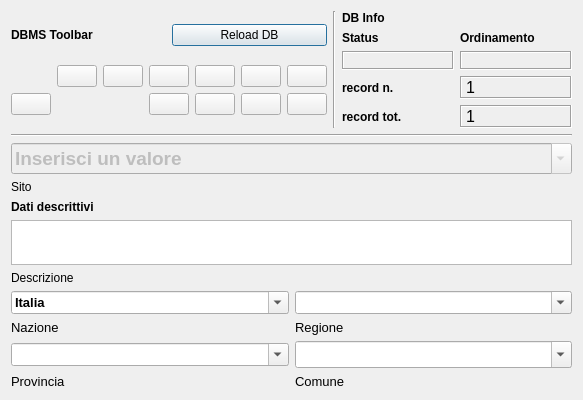
<?xml version="1.0" encoding="UTF-8"?>
<ui version="4.0">
 <class>Dialog</class>
 <widget class="QDialog" name="Dialog">
  <property name="geometry">
   <rect>
    <x>0</x>
    <y>0</y>
    <width>583</width>
    <height>400</height>
   </rect>
  </property>
  <property name="minimumSize">
   <size>
    <width>540</width>
    <height>400</height>
   </size>
  </property>
  <property name="windowTitle">
   <string>pyArchInit Gestione Scavi - Scheda Sito</string>
  </property>
  <property name="windowIcon">
   <iconset>
    <normaloff>:/images/iconSite.png</normaloff>:/images/iconSite.png</iconset>
  </property>
  <layout class="QGridLayout" name="gridLayout_7">
   <item row="0" column="0">
    <layout class="QVBoxLayout" name="verticalLayout_2">
     <item>
      <layout class="QHBoxLayout" name="horizontalLayout">
       <item>
        <layout class="QGridLayout" name="gridLayout_2">
         <item row="0" column="0">
          <widget class="QLabel" name="label_29">
           <property name="font">
            <font>
             <weight>75</weight>
             <bold>true</bold>
            </font>
           </property>
           <property name="text">
            <string>DBMS Toolbar</string>
           </property>
          </widget>
         </item>
         <item row="0" column="1">
          <widget class="QPushButton" name="pushButton_connect">
           <property name="text">
            <string>Reload DB</string>
           </property>
          </widget>
         </item>
         <item row="1" column="0" colspan="2">
          <layout class="QGridLayout" name="gridLayout">
           <item row="0" column="5">
            <widget class="QPushButton" name="pushButton_first_rec">
             <property name="toolTip">
              <string>First rec</string>
             </property>
             <property name="text">
              <string/>
             </property>
             <property name="icon">
              <iconset>
               <normaloff>:/images/5_leftArrows.png</normaloff>:/images/5_leftArrows.png</iconset>
             </property>
            </widget>
           </item>
           <item row="0" column="6">
            <widget class="QPushButton" name="pushButton_next_rec">
             <property name="toolTip">
              <string>Next rec</string>
             </property>
             <property name="text">
              <string/>
             </property>
             <property name="icon">
              <iconset>
               <normaloff>:/images/6_rightArrow.png</normaloff>:/images/6_rightArrow.png</iconset>
             </property>
            </widget>
           </item>
           <item row="0" column="7">
            <widget class="QPushButton" name="pushButton_last_rec">
             <property name="toolTip">
              <string>Last rec</string>
             </property>
             <property name="text">
              <string/>
             </property>
             <property name="icon">
              <iconset>
               <normaloff>:/images/7_rightArrows.png</normaloff>:/images/7_rightArrows.png</iconset>
             </property>
            </widget>
           </item>
           <item row="0" column="8">
            <widget class="QPushButton" name="pushButton_new_rec">
             <property name="font">
              <font>
               <pointsize>9</pointsize>
              </font>
             </property>
             <property name="toolTip">
              <string>New record</string>
             </property>
             <property name="text">
              <string/>
             </property>
             <property name="icon">
              <iconset>
               <normaloff>:/images/newrec.png</normaloff>:/images/newrec.png</iconset>
             </property>
            </widget>
           </item>
           <item row="0" column="9">
            <widget class="QPushButton" name="pushButton_save">
             <property name="font">
              <font>
               <pointsize>9</pointsize>
              </font>
             </property>
             <property name="toolTip">
              <string>Save</string>
             </property>
             <property name="text">
              <string/>
             </property>
             <property name="icon">
              <iconset>
               <normaloff>:/images/b_save.png</normaloff>:/images/b_save.png</iconset>
             </property>
             <property name="autoDefault">
              <bool>false</bool>
             </property>
            </widget>
           </item>
           <item row="1" column="6">
            <widget class="QPushButton" name="pushButton_new_search">
             <property name="font">
              <font>
               <pointsize>9</pointsize>
              </font>
             </property>
             <property name="toolTip">
              <string>new search</string>
             </property>
             <property name="text">
              <string/>
             </property>
             <property name="icon">
              <iconset>
               <normaloff>:/images/new_search.png</normaloff>:/images/new_search.png</iconset>
             </property>
            </widget>
           </item>
           <item row="1" column="7">
            <widget class="QPushButton" name="pushButton_search_go">
             <property name="font">
              <font>
               <pointsize>9</pointsize>
              </font>
             </property>
             <property name="toolTip">
              <string>search !!!</string>
             </property>
             <property name="text">
              <string/>
             </property>
             <property name="icon">
              <iconset>
               <normaloff>:/images/search.png</normaloff>:/images/search.png</iconset>
             </property>
            </widget>
           </item>
           <item row="1" column="8">
            <widget class="QPushButton" name="pushButton_sort">
             <property name="font">
              <font>
               <pointsize>9</pointsize>
              </font>
             </property>
             <property name="toolTip">
              <string>Order by</string>
             </property>
             <property name="text">
              <string/>
             </property>
             <property name="icon">
              <iconset>
               <normaloff>:/images/sort.png</normaloff>:/images/sort.png</iconset>
             </property>
            </widget>
           </item>
           <item row="1" column="9">
            <widget class="QPushButton" name="pushButton_view_all">
             <property name="font">
              <font>
               <pointsize>9</pointsize>
              </font>
             </property>
             <property name="toolTip">
              <string>View alls records</string>
             </property>
             <property name="text">
              <string/>
             </property>
             <property name="icon">
              <iconset>
               <normaloff>:/images/view_all.png</normaloff>:/images/view_all.png</iconset>
             </property>
            </widget>
           </item>
           <item row="0" column="4">
            <widget class="QPushButton" name="pushButton_prev_rec">
             <property name="toolTip">
              <string>Prev rec</string>
             </property>
             <property name="text">
              <string/>
             </property>
             <property name="icon">
              <iconset>
               <normaloff>:/images/4_leftArrow.png</normaloff>:/images/4_leftArrow.png</iconset>
             </property>
            </widget>
           </item>
           <item row="1" column="2">
            <widget class="QPushButton" name="pushButton_delete">
             <property name="enabled">
              <bool>true</bool>
             </property>
             <property name="font">
              <font>
               <pointsize>9</pointsize>
              </font>
             </property>
             <property name="toolTip">
              <string>Delete record</string>
             </property>
             <property name="text">
              <string/>
             </property>
             <property name="icon">
              <iconset>
               <normaloff>:/images/delete.png</normaloff>:/images/delete.png</iconset>
             </property>
            </widget>
           </item>
          </layout>
         </item>
        </layout>
       </item>
       <item>
        <widget class="Line" name="line_6">
         <property name="orientation">
          <enum>Qt::Vertical</enum>
         </property>
        </widget>
       </item>
       <item>
        <layout class="QGridLayout" name="gridLayout_5">
         <item row="0" column="0">
          <widget class="QLabel" name="label_42">
           <property name="font">
            <font>
             <weight>75</weight>
             <bold>true</bold>
            </font>
           </property>
           <property name="autoFillBackground">
            <bool>true</bool>
           </property>
           <property name="text">
            <string>DB Info</string>
           </property>
          </widget>
         </item>
         <item row="1" column="0">
          <layout class="QGridLayout" name="gridLayout_4">
           <item row="0" column="1">
            <widget class="QLabel" name="label_43">
             <property name="font">
              <font>
               <pointsize>9</pointsize>
               <weight>75</weight>
               <bold>true</bold>
              </font>
             </property>
             <property name="text">
              <string>Ordinamento</string>
             </property>
             <property name="margin">
              <number>0</number>
             </property>
            </widget>
           </item>
           <item row="1" column="0">
            <widget class="QLabel" name="label_status">
             <property name="minimumSize">
              <size>
               <width>40</width>
               <height>0</height>
              </size>
             </property>
             <property name="font">
              <font>
               <pointsize>10</pointsize>
               <weight>75</weight>
               <bold>true</bold>
              </font>
             </property>
             <property name="cursor">
              <cursorShape>ForbiddenCursor</cursorShape>
             </property>
             <property name="mouseTracking">
              <bool>false</bool>
             </property>
             <property name="contextMenuPolicy">
              <enum>Qt::DefaultContextMenu</enum>
             </property>
             <property name="frameShape">
              <enum>QFrame::Box</enum>
             </property>
             <property name="frameShadow">
              <enum>QFrame::Sunken</enum>
             </property>
             <property name="text">
              <string/>
             </property>
             <property name="alignment">
              <set>Qt::AlignCenter</set>
             </property>
             <property name="margin">
              <number>0</number>
             </property>
            </widget>
           </item>
           <item row="1" column="1">
            <widget class="QLabel" name="label_sort">
             <property name="font">
              <font>
               <pointsize>10</pointsize>
               <weight>75</weight>
               <bold>true</bold>
              </font>
             </property>
             <property name="cursor">
              <cursorShape>ForbiddenCursor</cursorShape>
             </property>
             <property name="mouseTracking">
              <bool>false</bool>
             </property>
             <property name="contextMenuPolicy">
              <enum>Qt::DefaultContextMenu</enum>
             </property>
             <property name="frameShape">
              <enum>QFrame::Box</enum>
             </property>
             <property name="frameShadow">
              <enum>QFrame::Sunken</enum>
             </property>
             <property name="text">
              <string/>
             </property>
             <property name="alignment">
              <set>Qt::AlignCenter</set>
             </property>
             <property name="margin">
              <number>0</number>
             </property>
            </widget>
           </item>
           <item row="0" column="0">
            <widget class="QLabel" name="label_34">
             <property name="font">
              <font>
               <pointsize>9</pointsize>
               <weight>75</weight>
               <bold>true</bold>
              </font>
             </property>
             <property name="text">
              <string>Status</string>
             </property>
             <property name="margin">
              <number>0</number>
             </property>
            </widget>
           </item>
          </layout>
         </item>
         <item row="2" column="0">
          <layout class="QGridLayout" name="gridLayout_3">
           <item row="0" column="0">
            <widget class="QLabel" name="label_27">
             <property name="font">
              <font>
               <pointsize>9</pointsize>
               <weight>75</weight>
               <bold>true</bold>
              </font>
             </property>
             <property name="text">
              <string>record n.</string>
             </property>
             <property name="margin">
              <number>0</number>
             </property>
            </widget>
           </item>
           <item row="0" column="1">
            <widget class="QLabel" name="label_rec_corrente">
             <property name="font">
              <font>
               <family>Microsoft Sans Serif</family>
               <pointsize>12</pointsize>
              </font>
             </property>
             <property name="cursor">
              <cursorShape>ForbiddenCursor</cursorShape>
             </property>
             <property name="mouseTracking">
              <bool>false</bool>
             </property>
             <property name="contextMenuPolicy">
              <enum>Qt::DefaultContextMenu</enum>
             </property>
             <property name="frameShape">
              <enum>QFrame::Box</enum>
             </property>
             <property name="frameShadow">
              <enum>QFrame::Sunken</enum>
             </property>
             <property name="text">
              <string>1</string>
             </property>
            </widget>
           </item>
           <item row="1" column="0">
            <widget class="QLabel" name="label_28">
             <property name="font">
              <font>
               <pointsize>9</pointsize>
               <weight>75</weight>
               <bold>true</bold>
              </font>
             </property>
             <property name="text">
              <string>record tot.</string>
             </property>
             <property name="margin">
              <number>0</number>
             </property>
            </widget>
           </item>
           <item row="1" column="1">
            <widget class="QLabel" name="label_rec_tot">
             <property name="font">
              <font>
               <family>Microsoft Sans Serif</family>
               <pointsize>12</pointsize>
              </font>
             </property>
             <property name="cursor">
              <cursorShape>ForbiddenCursor</cursorShape>
             </property>
             <property name="mouseTracking">
              <bool>false</bool>
             </property>
             <property name="contextMenuPolicy">
              <enum>Qt::DefaultContextMenu</enum>
             </property>
             <property name="frameShape">
              <enum>QFrame::Box</enum>
             </property>
             <property name="frameShadow">
              <enum>QFrame::Sunken</enum>
             </property>
             <property name="text">
              <string>1</string>
             </property>
            </widget>
           </item>
          </layout>
         </item>
        </layout>
       </item>
      </layout>
     </item>
     <item>
      <layout class="QVBoxLayout" name="verticalLayout">
       <item>
        <widget class="Line" name="line_8">
         <property name="font">
          <font>
           <weight>75</weight>
           <bold>true</bold>
          </font>
         </property>
         <property name="orientation">
          <enum>Qt::Horizontal</enum>
         </property>
        </widget>
       </item>
       <item>
        <widget class="QComboBox" name="comboBox_sito">
         <property name="enabled">
          <bool>false</bool>
         </property>
         <property name="font">
          <font>
           <pointsize>14</pointsize>
           <weight>75</weight>
           <bold>true</bold>
          </font>
         </property>
         <property name="mouseTracking">
          <bool>true</bool>
         </property>
         <property name="editable">
          <bool>true</bool>
         </property>
         <property name="maxVisibleItems">
          <number>99999</number>
         </property>
         <property name="maxCount">
          <number>2147483647</number>
         </property>
         <item>
          <property name="text">
           <string>Inserisci un valore</string>
          </property>
         </item>
        </widget>
       </item>
       <item>
        <widget class="QLabel" name="label">
         <property name="text">
          <string>Sito</string>
         </property>
        </widget>
       </item>
      </layout>
     </item>
    </layout>
   </item>
   <item row="1" column="0">
    <layout class="QVBoxLayout" name="verticalLayout_3">
     <item>
      <widget class="QLabel" name="label_13">
       <property name="font">
        <font>
         <weight>75</weight>
         <bold>true</bold>
        </font>
       </property>
       <property name="text">
        <string>Dati descrittivi</string>
       </property>
      </widget>
     </item>
     <item>
      <widget class="QTextEdit" name="textEdit_descrizione_site">
       <property name="minimumSize">
        <size>
         <width>0</width>
         <height>20</height>
        </size>
       </property>
       <property name="maximumSize">
        <size>
         <width>16777215</width>
         <height>16000000</height>
        </size>
       </property>
       <property name="font">
        <font>
         <pointsize>10</pointsize>
        </font>
       </property>
      </widget>
     </item>
     <item>
      <widget class="QLabel" name="label_6">
       <property name="text">
        <string>Descrizione </string>
       </property>
      </widget>
     </item>
    </layout>
   </item>
   <item row="2" column="0">
    <layout class="QGridLayout" name="gridLayout_6">
     <item row="0" column="0">
      <widget class="QComboBox" name="comboBox_nazione">
       <property name="font">
        <font>
         <pointsize>10</pointsize>
         <weight>75</weight>
         <bold>true</bold>
        </font>
       </property>
       <property name="editable">
        <bool>true</bool>
       </property>
       <item>
        <property name="text">
         <string>Italia</string>
        </property>
       </item>
      </widget>
     </item>
     <item row="1" column="0">
      <widget class="QLabel" name="label_4">
       <property name="font">
        <font>
         <pointsize>10</pointsize>
        </font>
       </property>
       <property name="text">
        <string>Nazione</string>
       </property>
      </widget>
     </item>
     <item row="0" column="1">
      <widget class="QComboBox" name="comboBox_regione">
       <property name="font">
        <font>
         <pointsize>10</pointsize>
         <weight>75</weight>
         <bold>true</bold>
        </font>
       </property>
       <property name="editable">
        <bool>true</bool>
       </property>
      </widget>
     </item>
     <item row="2" column="1">
      <widget class="QComboBox" name="comboBox_comune">
       <property name="font">
        <font>
         <pointsize>12</pointsize>
         <weight>75</weight>
         <bold>true</bold>
        </font>
       </property>
       <property name="editable">
        <bool>true</bool>
       </property>
      </widget>
     </item>
     <item row="3" column="1">
      <widget class="QLabel" name="label_2">
       <property name="font">
        <font>
         <pointsize>10</pointsize>
        </font>
       </property>
       <property name="text">
        <string>Comune</string>
       </property>
      </widget>
     </item>
     <item row="2" column="0">
      <widget class="QComboBox" name="comboBox_provincia">
       <property name="font">
        <font>
         <pointsize>10</pointsize>
         <weight>75</weight>
         <bold>true</bold>
        </font>
       </property>
       <property name="editable">
        <bool>true</bool>
       </property>
      </widget>
     </item>
     <item row="3" column="0">
      <widget class="QLabel" name="label_7">
       <property name="font">
        <font>
         <pointsize>10</pointsize>
        </font>
       </property>
       <property name="text">
        <string>Provincia</string>
       </property>
      </widget>
     </item>
     <item row="1" column="1">
      <widget class="QLabel" name="label_5">
       <property name="font">
        <font>
         <pointsize>10</pointsize>
        </font>
       </property>
       <property name="text">
        <string>Regione</string>
       </property>
      </widget>
     </item>
    </layout>
   </item>
  </layout>
 </widget>
 <resources>
  <include location="../../../../../../Desktop/resources.qrc"/>
 </resources>
 <connections/>
</ui>
